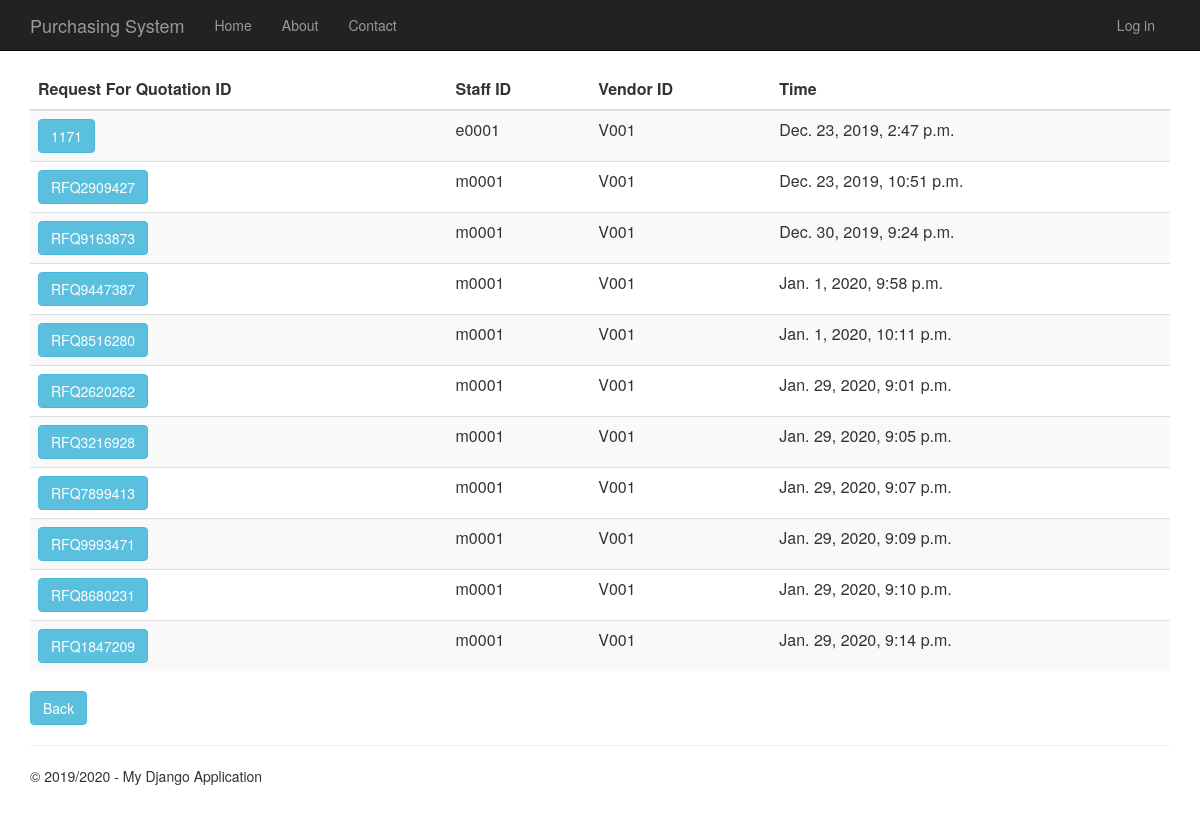
Page /requestforquotationhistory on the committed database.
### RequestForQuotation/models.py (models this page shows)
class RequestForQuotation(models.Model):
    request_for_quotation_id = models.CharField(primary_key=True, max_length=10)
    time_created = models.DateTimeField()
    description = models.TextField(null=True,default=None, blank=True)
    total_price = models.DecimalField(max_digits=10, decimal_places=2, default=Decimal('0.00'))
    person_id = models.ForeignKey(Person, on_delete = models.CASCADE)
    vendor_id = models.ForeignKey(Vendor, on_delete = models.CASCADE)
    purchase_requisition_id = models.ForeignKey(PurchaseRequisition, on_delete = models.CASCADE)
    def __str__(self):
        return str(self.request_for_quotation_id)

### app/models.py (models this page shows, shortened)
class Person(models.Model):
    user_id = models.OneToOneField(User)
    person_id = models.CharField(primary_key=True, max_length=10)
    person_name = models.TextField()
    person_address = models.TextField()
    person_phone_number = models.TextField()
    person_role = models.TextField(default = 'EMPLOYEE')

class Vendor(models.Model):
    vendor_id = models.CharField(primary_key=True, max_length=10)
    vendor_name = models.TextField()
    vendor_phone_number = models.TextField()
    vendor_address = models.TextField()
    vendor_email = models.TextField()
    def __str__(self):
        return str(self.vendor_id)

### RequestForQuotation/views.py (the view)
# urls.py: url(r'^requestforquotationhistory', RequestForQuotation.views.requestforquotationhistory, name="request_of_quotation_history"),
def requestforquotationhistory(request):
        request_for_quotations = RequestForQuotation.objects.all()
        print(request_for_quotations)
        context = {
            'title':'Request For Quotation History',
            'rows':request_for_quotations,
            'year':'2019/2020'
            }
        return render(request,'RequestForQuotation/requestforquotationhistory.html',context)

### RequestForQuotation/templates/RequestForQuotation/requestforquotationhistory.html
﻿{% extends "app/layout.html" %}
{% block content %}
<div class="purchaseorderhistory margintop">
    <form action="requestforquotationhistorydetails" method="GET">
        <table class="table table-striped margintop">
          <thead>
            <tr>
              <th scope="col">Request For Quotation ID</th>
              <th scope="col">Staff ID</th>
              <th scope="col">Vendor ID</th>
              <th scope="col">Time</th>
            </tr>
          </thead>
          <tbody>
              {% for r in rows %}
            <tr>
                 <td><button type="submit" name="roq_id" value="{{r.request_for_quotation_id}}" class="btn btn-info" >{{r.request_for_quotation_id}}</button></td>
                 <td>{{r.person_id.person_id}}</td>
                 <td>{{r.vendor_id}}</td>
                 <td>{{r.time_created}}</td>
            </tr>
              {% endfor %}
          </tbody>
        </table>
    </form>
       <form action="menu">
        <div class="margintop">
            <button type="submit" class="btn btn-info" >Back</button>
        </div>
    </form>
</div>
{% endblock %}

### app/static/app/content/site.css (style rules this page uses)
body { padding-top: 50px; padding-bottom: 20px; }

### rows in the picture
RequestForQuotation: request_for_quotation_id "1171", person_id.person_id "e0001", vendor_id "V001", time_created "Dec. 23, 2019, 2:47 p.m."
RequestForQuotation: request_for_quotation_id "RFQ2909427", person_id.person_id "m0001", vendor_id "V001", time_created "Dec. 23, 2019, 10:51 p.m."
RequestForQuotation: request_for_quotation_id "RFQ9163873", person_id.person_id "m0001", vendor_id "V001", time_created "Dec. 30, 2019, 9:24 p.m."
RequestForQuotation: request_for_quotation_id "RFQ9447387", person_id.person_id "m0001", vendor_id "V001", time_created "Jan. 1, 2020, 9:58 p.m."
RequestForQuotation: request_for_quotation_id "RFQ8516280", person_id.person_id "m0001", vendor_id "V001", time_created "Jan. 1, 2020, 10:11 p.m."
RequestForQuotation: request_for_quotation_id "RFQ2620262", person_id.person_id "m0001", vendor_id "V001", time_created "Jan. 29, 2020, 9:01 p.m."
RequestForQuotation: request_for_quotation_id "RFQ3216928", person_id.person_id "m0001", vendor_id "V001", time_created "Jan. 29, 2020, 9:05 p.m."
RequestForQuotation: request_for_quotation_id "RFQ7899413", person_id.person_id "m0001", vendor_id "V001", time_created "Jan. 29, 2020, 9:07 p.m."
RequestForQuotation: request_for_quotation_id "RFQ9993471", person_id.person_id "m0001", vendor_id "V001", time_created "Jan. 29, 2020, 9:09 p.m."
RequestForQuotation: request_for_quotation_id "RFQ8680231", person_id.person_id "m0001", vendor_id "V001", time_created "Jan. 29, 2020, 9:10 p.m."
RequestForQuotation: request_for_quotation_id "RFQ1847209", person_id.person_id "m0001", vendor_id "V001", time_created "Jan. 29, 2020, 9:14 p.m."

### other values in the picture
{{ year }} "2019/2020"
